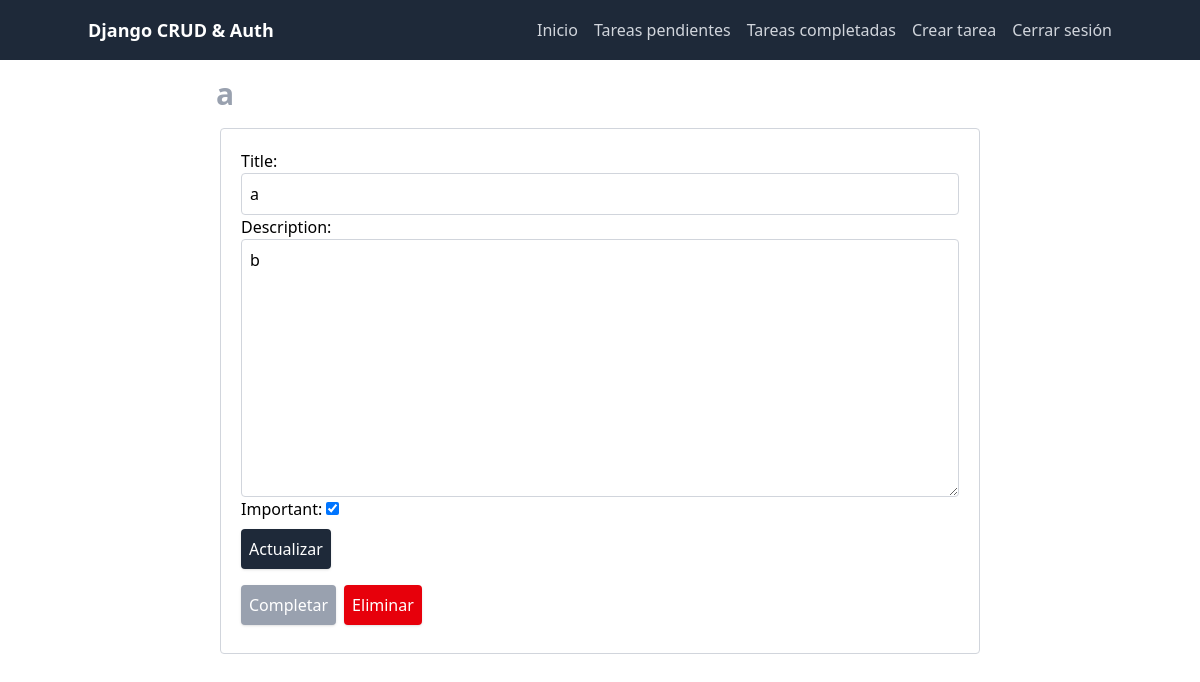
Page /tasks/3/ (signed in) on the committed database.
### tasks/models.py (models this page shows, shortened)
class Task(models.Model):
    title = models.CharField(max_length=100)
    description = models.TextField(blank=True)
    created = models.DateTimeField(auto_now_add=True)
    completed = models.DateTimeField(null=True, blank=True)
    important = models.BooleanField(default=False)
    user = models.ForeignKey(User, on_delete=models.CASCADE)

### tasks/views.py (the view, shortened to what this page needs)
# urls.py: path('tasks/<int:id>/', views.show, name='show'),
@login_required
def show(request, id):
    task = get_object_or_404(Task, pk=id, user=request.user)
    if request.method == 'GET':
        form = TaskForm(instance=task)
        return render(request, 'tasks/show.html', {
            'task': task,
            'form': form,
        })

### tasks/forms.py
class TaskForm(forms.ModelForm):
    class Meta:
        model = Task
        fields = [
            'title',
            'description',
            'important'
        ]
        widgets = {
            'title': forms.TextInput(
                attrs={ 'class': 'w-full block p-2 border border-gray-300 rounded' }
            ),
            'description': forms.Textarea(
                attrs={ 'class': 'w-full block p-2 border border-gray-300 rounded' }
            ),
        }

### tasks/templates/tasks/show.html (shortened to what this page needs)
{% extends 'template.html' %}
{% block content %}
    <div class="grid grid-cols-6">
        <div class="col-start-2 col-span-4">
            <h1 class="text-3xl font-bold mb-4 mx-4 mt-4 text-gray-400">{{ task.title }}</h1>
            <div class="block border border-gray-300 rounded mx-5 p-5">
                <form method="POST">
                    {{ form.as_p }}
                    <button class="cursor-pointer my-2 bg-gray-800 text-white p-2 rounded shadow">
                        Actualizar
                    </button>
                </form>
                <div class="flex gap-2">
                    <form action="{% url 'complete' task.id %}" method="POST">
                        <button class="cursor-pointer my-2 bg-gray-400 text-white p-2 rounded shadow">
                            Completar
                        </button>
                    </form>
                    <form action="{% url 'delete' task.id %}" method="POST">
                        <button class="cursor-pointer my-2 bg-red-600 text-white p-2 rounded shadow">
                            Eliminar
                        </button>
                    </form>
                </div>
            </div>
        </div>
    </div>
{% endblock %}

### rows in the picture
Task: title "a", description "b", important "☑"
